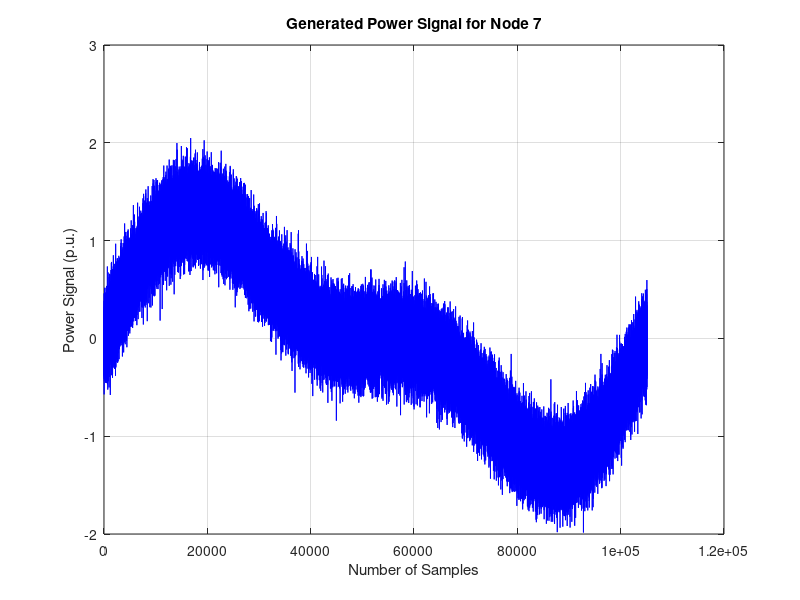

Here is the MATLAB script that generated this plot: (Note: this script raises an error after producing the figure.)
clc; clear; close all;

%% ========== Define Nodes and Parameters ==========
nodes = [7, 8];
data_interval = 5 / (24 * 60); % 5-minute interval in days
num_samples = floor(365 / data_interval); % More than 105,000 samples
sample_index = 1:num_samples; % Number of samples
num_imfs = 10; % Number of Intrinsic Mode Functions (IMFs)

for node = nodes
    % ========== 1. Generate Power Time-Series Data ==========
    t = linspace(0, 365, num_samples); % Time vector for 12 months
    if node == 7
        power_signal = sin(2 * pi * t / 365) + 0.5 * sin(4 * pi * t / 365) + 0.2 * randn(size(t));
    else
        power_signal = sin(2 * pi * t / 365) + 0.3 * sin(6 * pi * t / 365) + 0.25 * randn(size(t));
    end
    
    % Figure 1: Original Power Signal
    figure;
    plot(sample_index, power_signal, 'b');
    xlabel('Number of Samples');
    ylabel('Power Signal (p.u.)');
    title(['Generated Power Signal for Node ' num2str(node)]);
    grid on;
    pause(0.1);
    
    % ========== 2. Perform Empirical Mode Decomposition (EMD) ==========
    [imf_matrix, residual] = emd(power_signal, 'MaxNumIMF', num_imfs);
    
    % Figure 2: IMF Decomposition (IMF 1-10 + Residual)
    figure;
    for j = 1:num_imfs
        subplot(11, 1, j);
        plot(sample_index, imf_matrix(:, j), 'k');
        title(['IMF ' num2str(j)]);
        grid on;
    end
    sgtitle(['IMF Decomposition (IMF 1-10) for Node ' num2str(node)]);
    
    subplot(11, 1, 11);
    plot(sample_index, residual, 'r');
    xlabel('Number of Samples');
    ylabel('Residual');
    title('Residual Component');
    grid on;
    pause(0.1);
    
    % ========== 3. Compute Correlation Coefficients ==========
    correlation_matrix = corrcoef(imf_matrix);
    
    % Figure 3: Heatmap of IMF Correlation Coefficients
    figure;
    imagesc(correlation_matrix);
    colorbar;
    title(['Correlation Coefficients of EMD Components for Node ' num2str(node)]);
    xlabel('IMF Component');
    ylabel('IMF Component');
    axis square;
    pause(0.1);
    
    % Extract the first four components with the highest correlation coefficients
    [~, sorted_indices] = sort(diag(correlation_matrix), 'descend');
    selected_imfs = sorted_indices(1:4);
    
    % ========== 4. Reconstruct Signal Using Top 4 IMFs ==========
    reconstructed_signal = sum(imf_matrix(:, selected_imfs), 2);
    
    % Figure 4: Original vs Reconstructed Signal (Top 4 IMFs)
    figure;
    plot(sample_index, power_signal, 'b', 'DisplayName', 'Original Signal');
    hold on;
    plot(sample_index, reconstructed_signal, 'r--', 'DisplayName', 'Reconstructed Signal');
    xlabel('Number of Samples');
    ylabel('Signal Amplitude');
    title(['Original vs Reconstructed Signal for Node ' num2str(node)]);
    legend;
    grid on;
    pause(0.1);
    
    % ========== 5. Sequence Decomposition of Active (p) and Reactive (q) Power ==========
    p_signal = power_signal; % Assume active power sequence
    q_signal = 0.7 * power_signal + 0.1 * randn(size(t)); % Simulated reactive power sequence
    
    [p_imfs, p_residual] = emd(p_signal, 'MaxNumIMF', num_imfs);
    [q_imfs, q_residual] = emd(q_signal, 'MaxNumIMF', num_imfs);
    
    % Figure 5: IMF Decomposition for Active Power (p)
    figure;
    for j = 1:num_imfs
        subplot(11, 1, j);
        plot(sample_index, p_imfs(:, j), 'k');
        title(['IMF ' num2str(j) ' (Active Power p)']);
        grid on;
    end
    sgtitle(['IMF Decomposition for Active Power (p) - Node ' num2str(node)]);
    
    subplot(11, 1, 11);
    plot(sample_index, p_residual, 'r');
    xlabel('Number of Samples');
    ylabel('Residual');
    title('Residual Component (Active Power p)');
    grid on;
    pause(0.1);
    
    % Figure 6: IMF Decomposition for Reactive Power (q)
    figure;
    for j = 1:num_imfs
        subplot(11, 1, j);
        plot(sample_index, q_imfs(:, j), 'k');
        title(['IMF ' num2str(j) ' (Reactive Power q)']);
        grid on;
    end
    sgtitle(['IMF Decomposition for Reactive Power (q) - Node ' num2str(node)]);
    
    subplot(11, 1, 11);
    plot(sample_index, q_residual, 'r');
    xlabel('Number of Samples');
    ylabel('Residual');
    title('Residual Component (Reactive Power q)');
    grid on;
    pause(0.1);
    
    % ========== 6. Save Outputs ==========
    save(['simulation_results_node' num2str(node) '.mat'], 'imf_matrix', 'correlation_matrix', 'reconstructed_signal', 'sample_index', 'power_signal', 'p_imfs', 'q_imfs');
    
    disp(['Simulation for Node ' num2str(node) ' completed successfully. Results saved.']);
end
